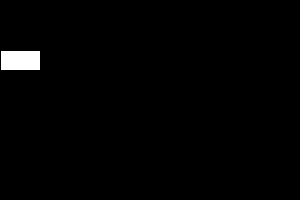
Frame 1 (no input)
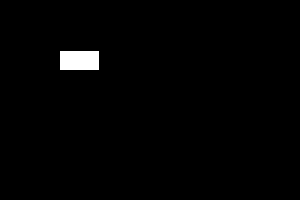
Frame 60 (the mouse pressed at the canvas centre just before this capture)
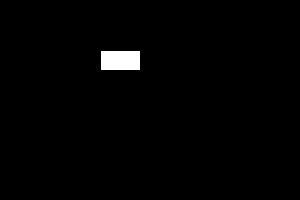
Frame 120 (the mouse held since frame 60 and released just before this capture)

The Processing sketch that drew these frames (run headless with seeded random() and noise(); from frame 60 on, the mouse is pressed at the canvas centre):

// Processing sketch: RechteckMove1
// ── RechteckMove1.pde
/*
 Bewege ein Rechteck horizontal im Fenster durch Erhöhen der x-Koordinate.
 Beginne bei x = 0 und stoppe bei x = 100. Nutze dazu eine if-Anweisung. 
 */
// -a
float x = 0;
void setup() {
  size(300, 200);
}

void draw() {
  background(0);
  rect(x, 50, 40, 20);
  if (x < 100)
    x = x + 1;
}
// -b
